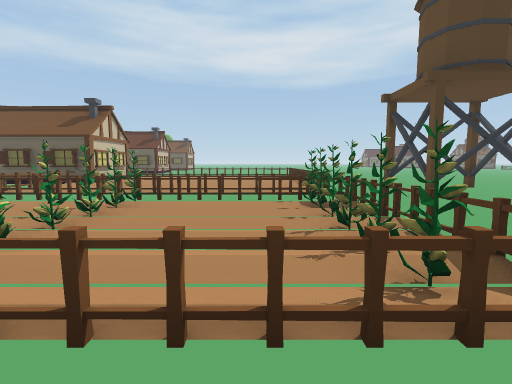
[1] (above)

21 first-person views from a walk through a scene from a Unity 3-D project. The camera is 1.5 m above the floor, tilts 6° down and sees 85° across. The floor is counted in squares, 2 m on a side. Each view is taken from the middle of a square. On the plan, view 1 faces up. The plan holds only what a view shows up to about 10 squares ahead; the rest is blank. The place goes on beyond the plan. The player is left out.

[2]
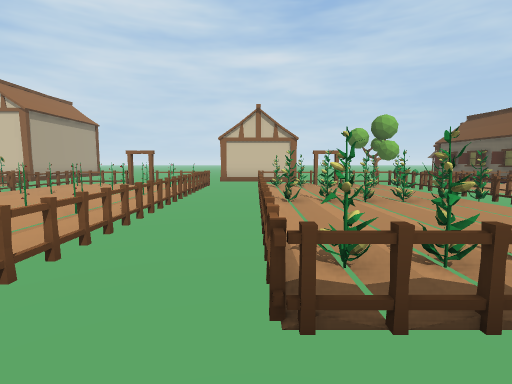

[3]
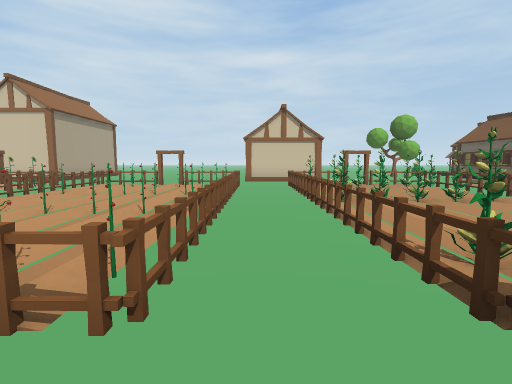

[4]
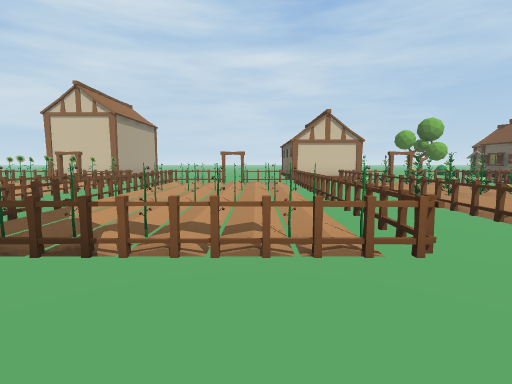

[5]
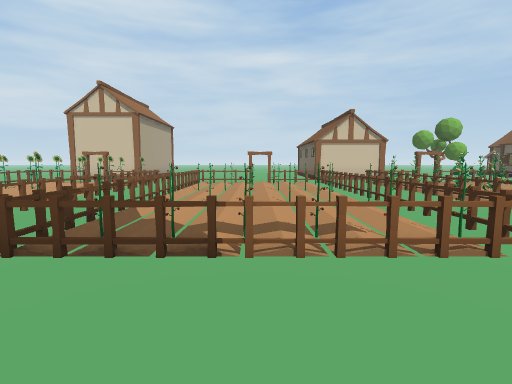

[6]
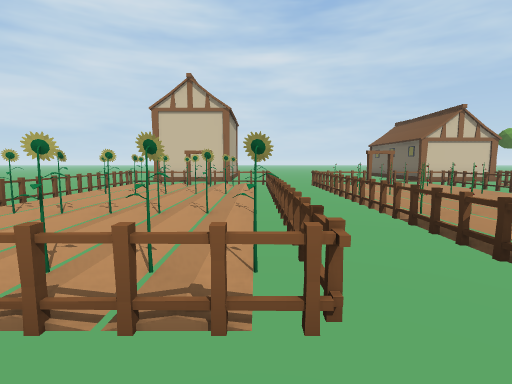

[7]
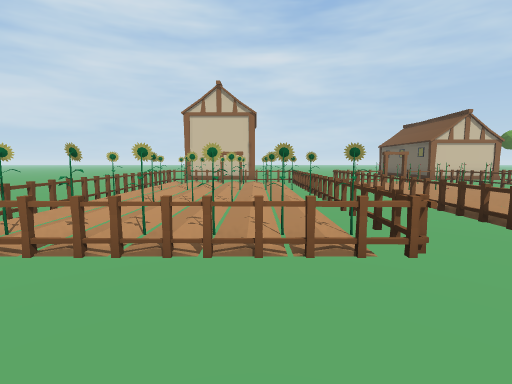

[8]
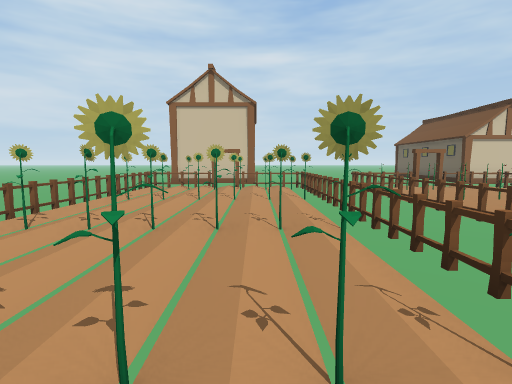

[9]
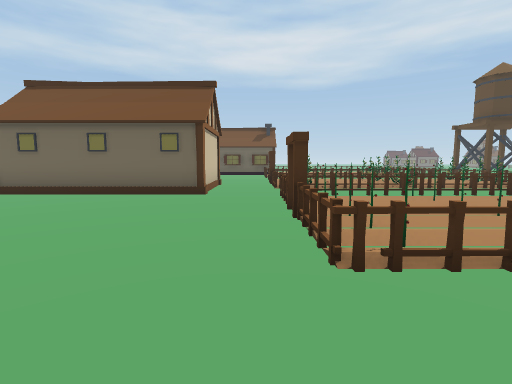

[10]
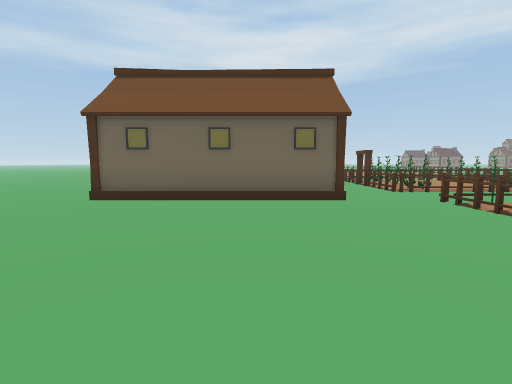

[11]
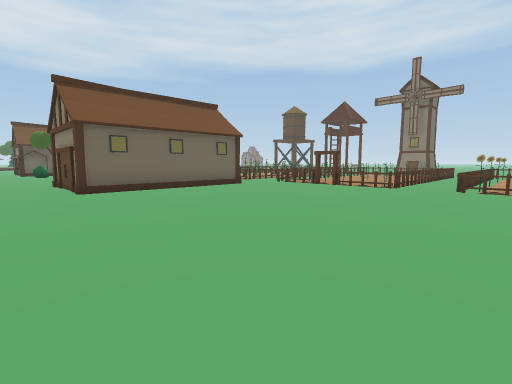

[12]
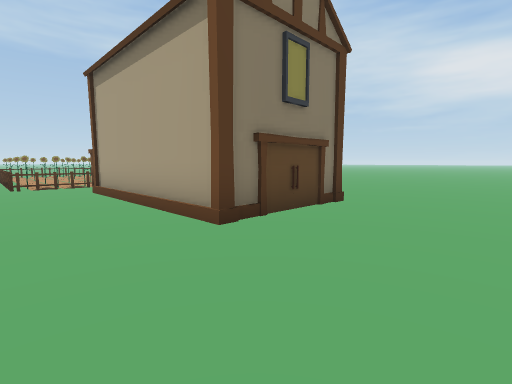

[13]
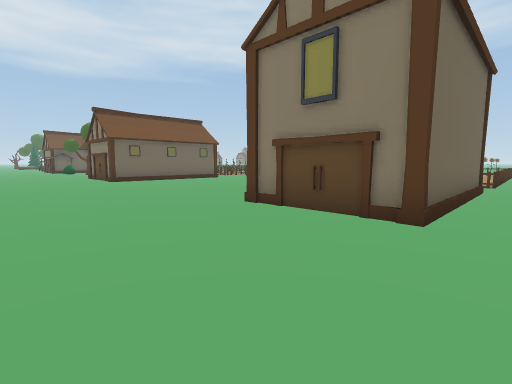

[14]
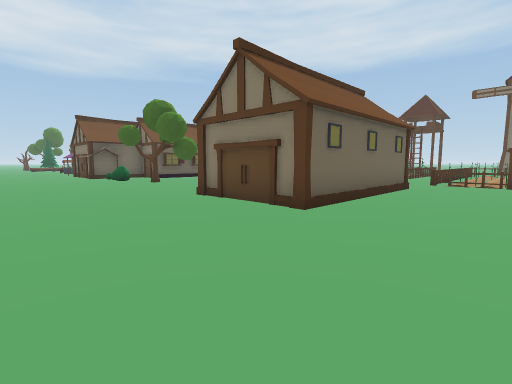

[15]
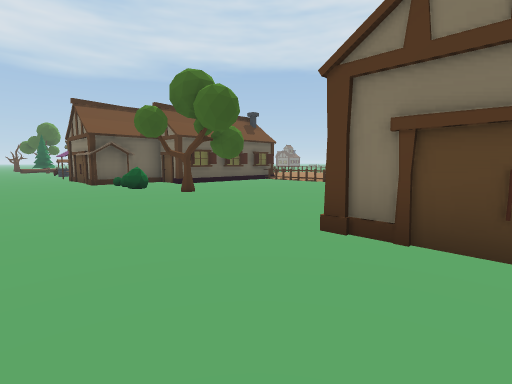

[16]
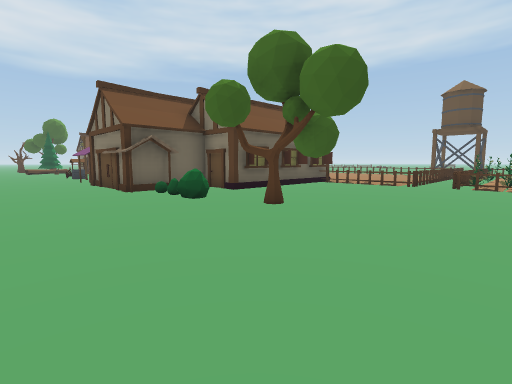

[17]
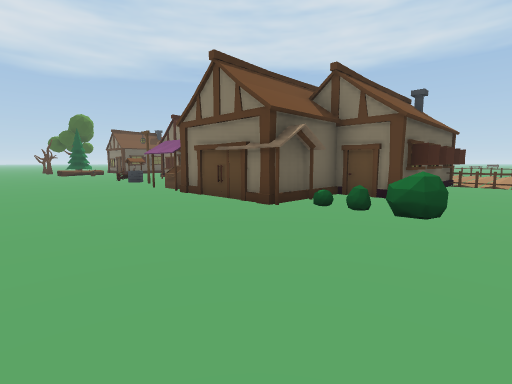

[18]
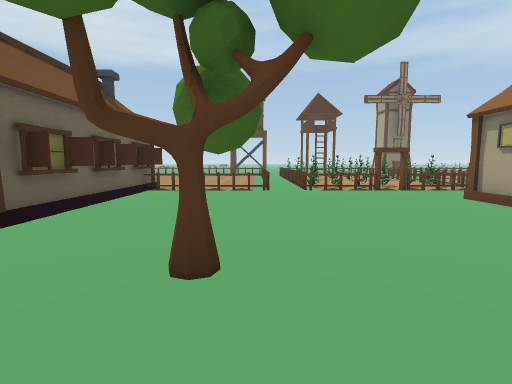

[19]
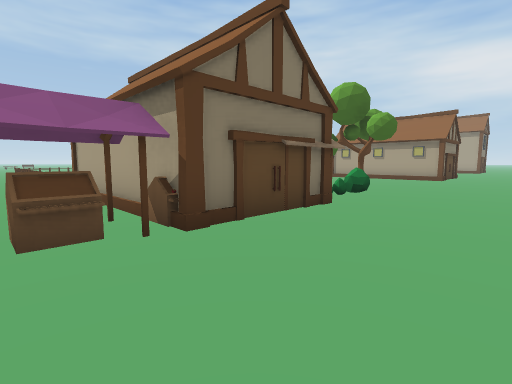

[20]
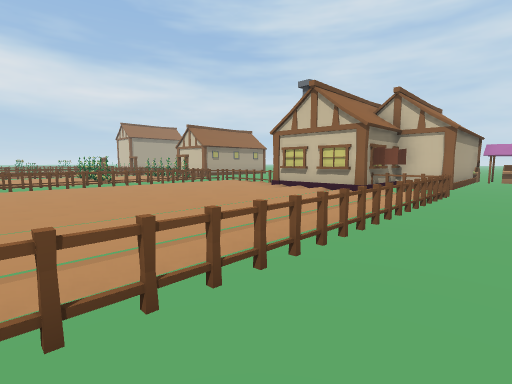

[21]
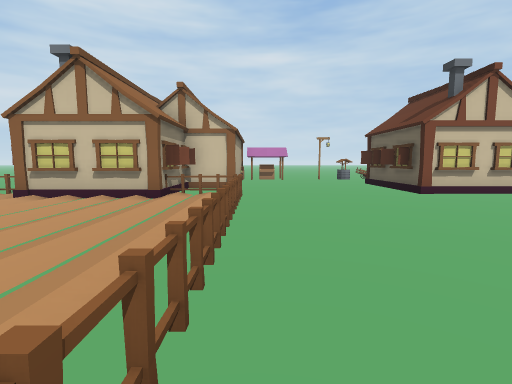

### Floor plan
Key: @ floor where view 1 was taken; # wall or solid block; x gap in a wall; . main floor; : floor 0.25 m higher than the main floor; / step, stairs or slope; = window, fence, low wall or low ledge; H house; B barn; T tree; U bush; O other object.
Columns run from 17 left of view 1 to 8 right of it. Each row starts with its distance up from view 1.
 21           H.
 20  ..    H  H..
 19  ...   HHHH...
 18 ....O  ........
 17 .....  .........
 16 ....O..............
 15 ....O..............
 14 ....BBBBB..========
 13 ....B    BHH.......
 12 ....BOH  B H.......
 11 ......B    H:::::::
 10 ....U.HHHHHH.......    ...
  9 ....U......#....... ......
  8 ...........#.........#.#.
  7 .....T.....========....x
  6 ...........=======......
  5 ..........#########/..
  4 ..........###.=#..x/..
  3 ...... ....##. #..//.
  2 ....B    ..##:##:://
  1 ....B    ..==#==##=/.
  0 ....BBBBB........@...
 -1 ...........==#=#.#==.
 -2 ...........####:x:x...
 -3 ...........#=#..x.#=..
 -4 ...........### .x.#=.
 -5 ...........==#=###==
 -6 ....................
 -7 ...........#=#==###=.
 -8 ....B...B..######.x/..
 -9 ....B    ..#=#==#.//.
-10 ....B    ..######.#=
-11 ....BBBBB..#=#==###
-12 ..................

Where each view was taken, in squares from view 1:
view 1: 0 up, 0 right, facing up
view 2: 1 up, 3 right, facing left
view 3: 0 up, 3 right, facing left
view 4: 2 down, 4 right, facing left
view 5: 3 down, 4 right, facing left
view 6: 7 down, 3 right, facing left
view 7: 8 down, 4 right, facing left
view 8: 8 down, 2 right, facing left
view 9: 7 down, 7 left, facing up
view 10: 6 down, 10 left, facing up
view 11: 8 down, 15 left, facing up-right
view 12: 6 down, 16 left, facing down-right
view 13: 12 down, 17 left, facing up-right
view 14: 3 down, 17 left, facing up-right
view 15: 1 up, 16 left, facing up-right
view 16: 4 up, 16 left, facing up-right
view 17: 8 up, 17 left, facing up-right
view 18: 7 up, 14 left, facing right
view 19: 16 up, 16 left, facing down-right
view 20: 16 up, 1 right, facing down-left
view 21: 15 up, 0 right, facing left
